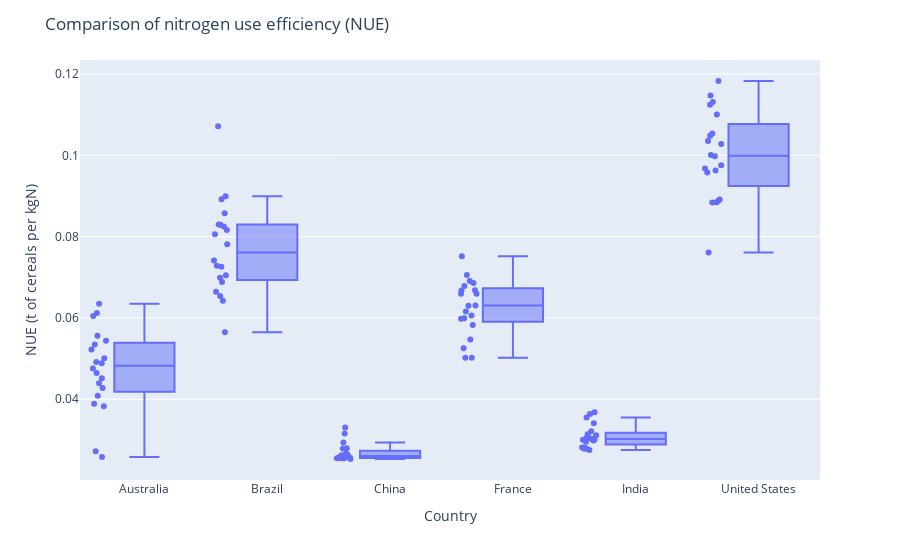

Notebook cell for this chart:
### Markdown cell above
Can we wonder what are the differences in efficiency between countries?

There is a high variability of nitrogen use efficency between countries. Each dot represents one year from 2001 to 2021. Source: Our World in Data

### Code cell
#plot box of Australia, Brazil, China, France, India, United States
import plotly.express as px
#Filter world data for entity
df= data[(data.Year >= 2001) & (data.Year < 2021)]
df_top5 = df.loc[df['Entity'].isin(['Australia', 'Brazil', 'China', 'France', 'India', 'United States'])]

#Create a new column to measure the efficiency
df_top5['Efficiency'] = df_top5['Yield']/df_top5['Nitrogen']

#Create the boxplot
fig = px.box(df_top5, x='Entity', y='Efficiency', points ='all', labels= { "Entity": "Country", "Efficiency": "NUE (t of cereals per kg N)"})
fig.update_layout (title_text= 'Comparison of nitrogen use efficiency (NUE)')

fig.show()

### Figure 1 — Plotly figure (JSON) as saved in the notebook; plotly's stock layout.template omitted (floating-point values rounded to 4 significant figures)
{"data": [{"alignmentgroup": "True", "boxpoints": "all", "hovertemplate": "Country=%{x}<br>NUE (t of cereals per kgN)=%{y}<extra></extra>", "legendgroup": "", "marker": {"color": "#636efa"}, "name": "", "notched": false, "offsetgroup": "", "orientation": "v", "showlegend": false, "type": "box", "x": ["Australia", "Australia", "Australia", "Australia", "Australia", "Australia", "Australia", "Australia", "Australia", "Australia", "Australia", "Australia", "Australia", "Australia", "Australia", "Australia", "Australia", "Australia", "Australia", "Australia", "Brazil", "Brazil", "Brazil", "Brazil", "Brazil", "Brazil", "Brazil", "Brazil", "Brazil", "Brazil", "Brazil", "Brazil", "Brazil", "Brazil", "Brazil", "Brazil", "Brazil", "Brazil", "Brazil", "Brazil", "China", "China", "China", "China", "China", "China", "China", "China", "China", "China", "China", "China", "China", "China", "China", "China", "China", "China", "China", "China", "France", "France", "France", "France", "France", "France", "France", "France", "France", "France", "France", "France", "France", "France", "France", "France", "France", "France", "France", "France", "India", "India", "India", "India", "India", "India", "India", "India", "India", "India", "India", "India", "India", "India", "India", "India", "India", "India", "India", "India", "United States", "United States", "United States", "United States", "United States", "United States", "United States", "United States", "United States", "United States", "United States", "United States", "United States", "United States", "United States", "United States", "United States", "United States", "United States", "United States"], "x0": " ", "xaxis": "x", "y": [0.04647, 0.05438, 0.02579, 0.05224, 0.04759, 0.06046, 0.02723, 0.0389, 0.05346, 0.04394, 0.06122, 0.06349, 0.05008, 0.04917, 0.04886, 0.04276, 0.05563, 0.04516, 0.04089, 0.03825, 0.1071, 0.08165, 0.08575, 0.07047, 0.07812, 0.08294, 0.06987, 0.083, 0.08922, 0.08059, 0.0654, 0.0825, 0.0741, 0.06425, 0.08994, 0.07283, 0.07262, 0.06645, 0.06882, 0.05648, 0.02797, 0.02552, 0.02548, 0.02618, 0.02609, 0.02606, 0.02551, 0.02634, 0.02547, 0.02531, 0.02561, 0.0257, 0.02587, 0.02568, 0.02624, 0.02672, 0.0279, 0.02935, 0.03161, 0.03308, 0.05469, 0.06596, 0.05021, 0.06302, 0.06156, 0.05995, 0.05255, 0.06676, 0.0752, 0.06682, 0.06862, 0.06909, 0.06307, 0.06783, 0.06596, 0.05024, 0.06058, 0.05979, 0.07058, 0.05829, 0.03638, 0.03553, 0.03678, 0.03409, 0.03216, 0.03013, 0.03032, 0.03006, 0.02815, 0.02753, 0.0279, 0.02983, 0.03004, 0.02956, 0.02786, 0.03046, 0.03115, 0.03138, 0.03054, 0.02816, 0.09758, 0.08885, 0.08841, 0.1048, 0.09976, 0.08915, 0.09677, 0.1035, 0.1053, 0.09629, 0.08847, 0.07612, 0.0958, 0.1028, 0.1001, 0.1183, 0.1147, 0.1131, 0.11, 0.1124], "y0": " ", "yaxis": "y"}], "layout": {"boxmode": "group", "legend": {"tracegroupgap": 0}, "margin": {"t": 60}, "title": {"text": "Comparison of nitrogen use efficiency (NUE)"}, "xaxis": {"anchor": "y", "domain": [0, 1], "title": {"text": "Country"}}, "yaxis": {"anchor": "x", "domain": [0, 1], "title": {"text": "NUE (t of cereals per kgN)"}}}}
